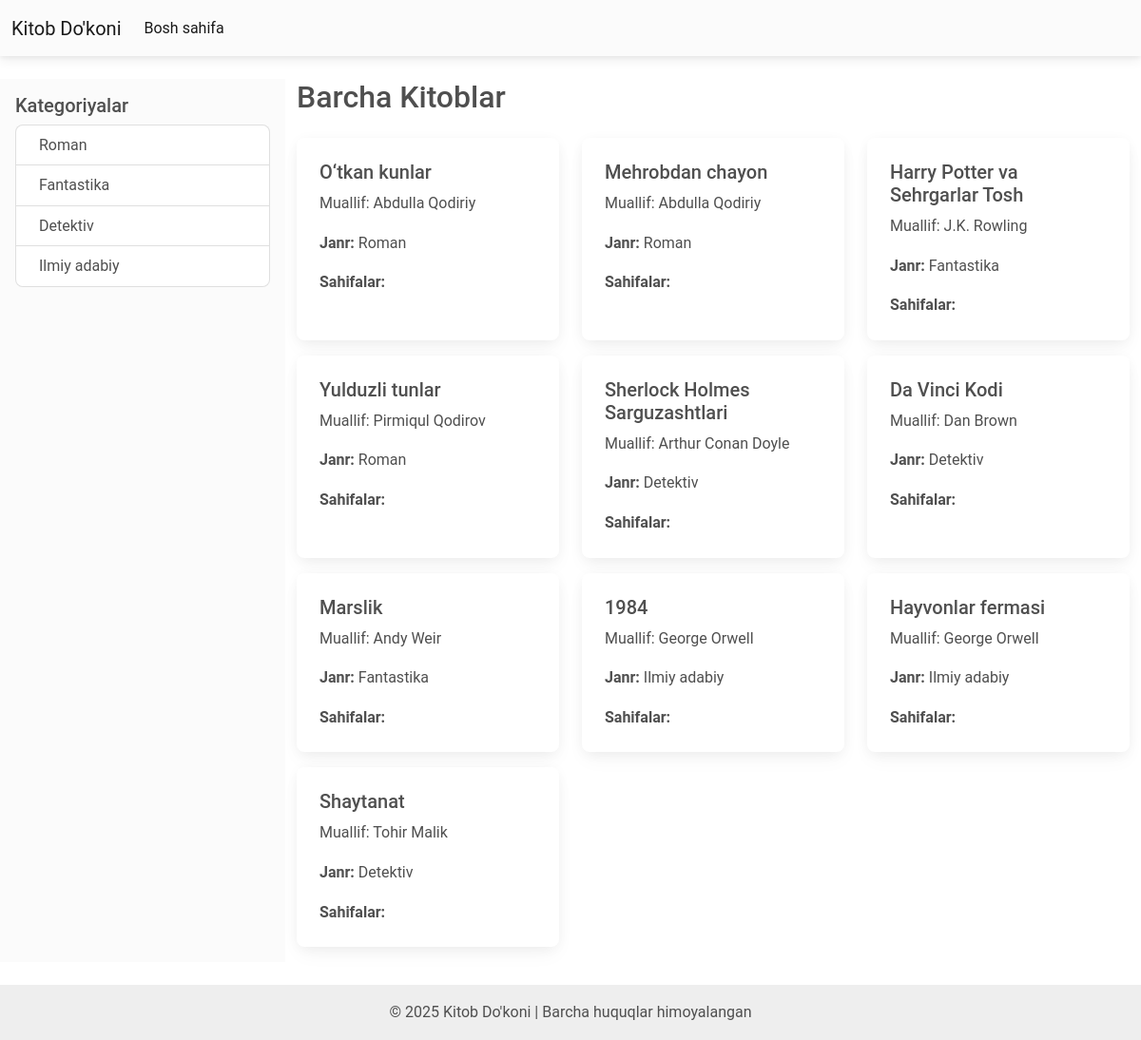
The page / on the database its author committed.
### news/models.py (models this page shows, shortened)
class Genre(models.Model):
    name = models.CharField(max_length=100)

class Books(models.Model):
    title = models.CharField(max_length=200)
    author = models.CharField(max_length=100)
    genre = models.ForeignKey(Genre, on_delete=models.CASCADE)
    price = models.IntegerField(default=0)

### news/views.py (the view)
# urls.py: path('', views.index, name='index'),
def index(request):
    genres = Genre.objects.all()
    books = Books.objects.all()
    return render(request, 'index.html', {'genres': genres, 'books': books})

### news/templates/index.html (shortened to what this page needs)
<!DOCTYPE html>
<html lang="uz">
<head>
    <link href="https://cdnjs.cloudflare.com/ajax/libs/mdb-ui-kit/6.4.0/mdb.min.css" rel="stylesheet"/>
</head>
<body>
<nav class="navbar navbar-expand-lg navbar-light bg-light">
  <div class="container-fluid">
    <a class="navbar-brand" href="#">Kitob Do'koni</a>
    <div class="collapse navbar-collapse" id="navbarNav">
      <ul class="navbar-nav">
        <li class="nav-item">
          <a class="nav-link active" href="#">Bosh sahifa</a>
        </li>
      </ul>
    </div>
  </div>
</nav>
<div class="container-fluid mt-4">
  <div class="row">
    <div class="col-md-3 bg-light p-3">
      <h5>Kategoriyalar</h5>
      <ul class="list-group">
        {% for genre in genres %}
        <li class="list-group-item">{{ genre.name }}</li>
        {% endfor %}
      </ul>
    </div>
    <div class="col-md-9">
        <h2 class="mb-4">Barcha Kitoblar</h2>
        <div class="row">
          {% for book in books %}
          <div class="col-md-4 mb-3">
            <div class="card h-100">
              <div class="card-body">
                <h5 class="card-title">{{ book.title }}</h5>
                <p class="card-text">Muallif: {{ book.author }}</p>
                <p class="card-text"><strong>Janr:</strong> {{ book.genre.name }}</p>
                <p class="card-text"><strong>Sahifalar:</strong> {{ book.pages }}</p>
              </div>
            </div>
          </div>
          {% endfor %}
        </div>
    </div>
  </div>
</div>
<footer class="bg-light text-center text-lg-start mt-4">
  <div class="text-center p-3" style="background-color: rgba(0, 0, 0, 0.05);">
    © 2025 Kitob Do'koni | Barcha huquqlar himoyalangan
  </div>
</footer>
</body>
</html>

### rows shown on the page
Genre: name "Roman"
Genre: name "Fantastika"
Genre: name "Detektiv"
Genre: name "Ilmiy adabiy"
Books: title "O‘tkan kunlar", author "Abdulla Qodiriy", genre.name "Roman"
Books: title "Mehrobdan chayon", author "Abdulla Qodiriy", genre.name "Roman"
Books: title "Harry Potter va Sehrgarlar Tosh", author "J.K. Rowling", genre.name "Fantastika"
Books: title "Yulduzli tunlar", author "Pirmiqul Qodirov", genre.name "Roman"
Books: title "Sherlock Holmes Sarguzashtlari", author "Arthur Conan Doyle", genre.name "Detektiv"
Books: title "Da Vinci Kodi", author "Dan Brown", genre.name "Detektiv"
Books: title "Marslik", author "Andy Weir", genre.name "Fantastika"
Books: title "1984", author "George Orwell", genre.name "Ilmiy adabiy"
Books: title "Hayvonlar fermasi", author "George Orwell", genre.name "Ilmiy adabiy"
Books: title "Shaytanat", author "Tohir Malik", genre.name "Detektiv"
